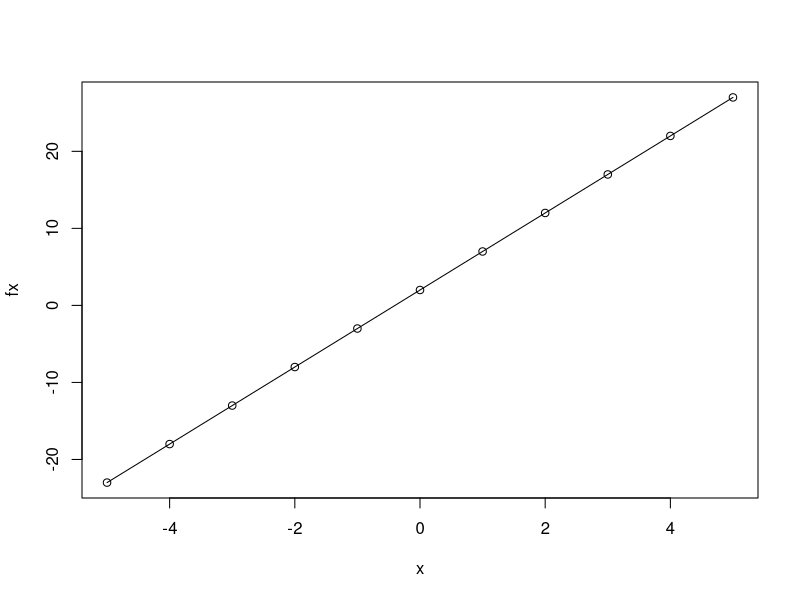
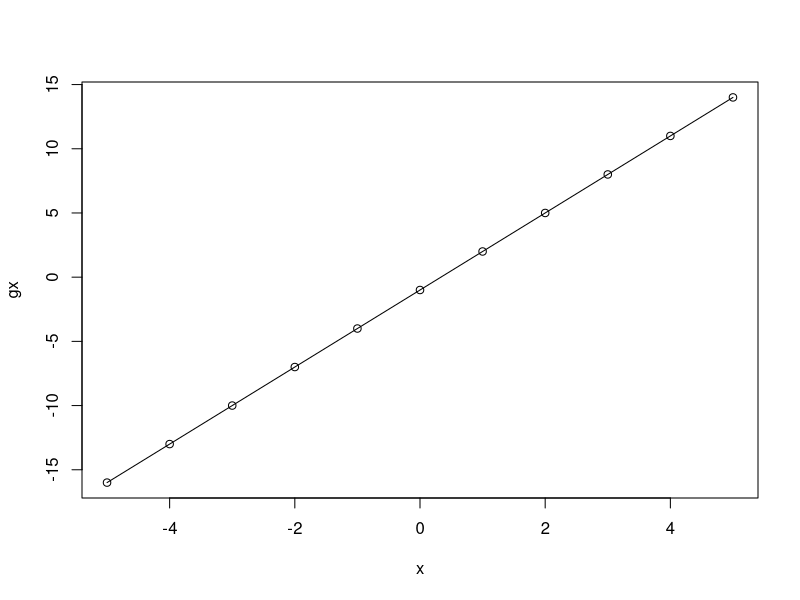
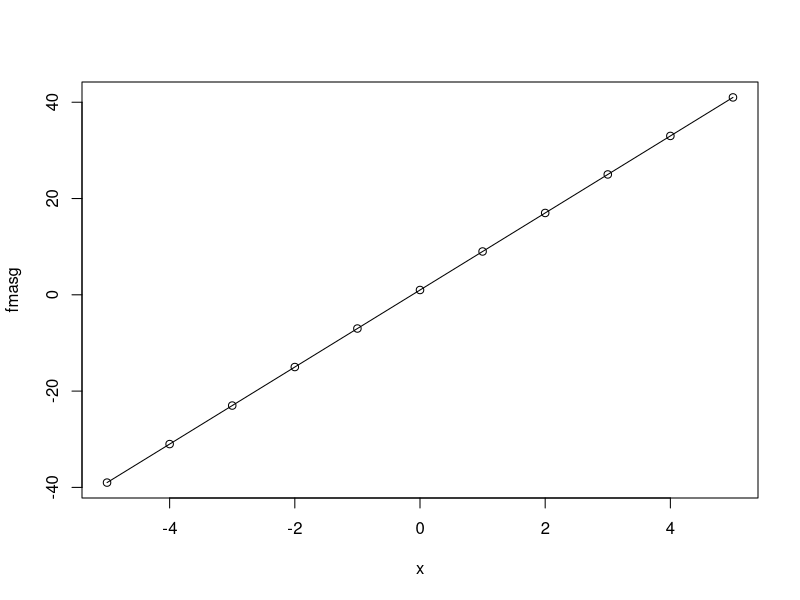
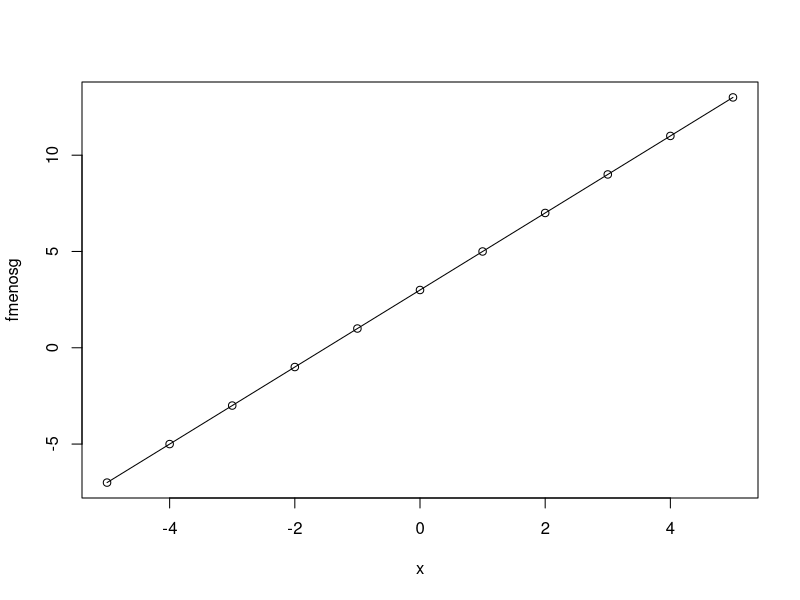
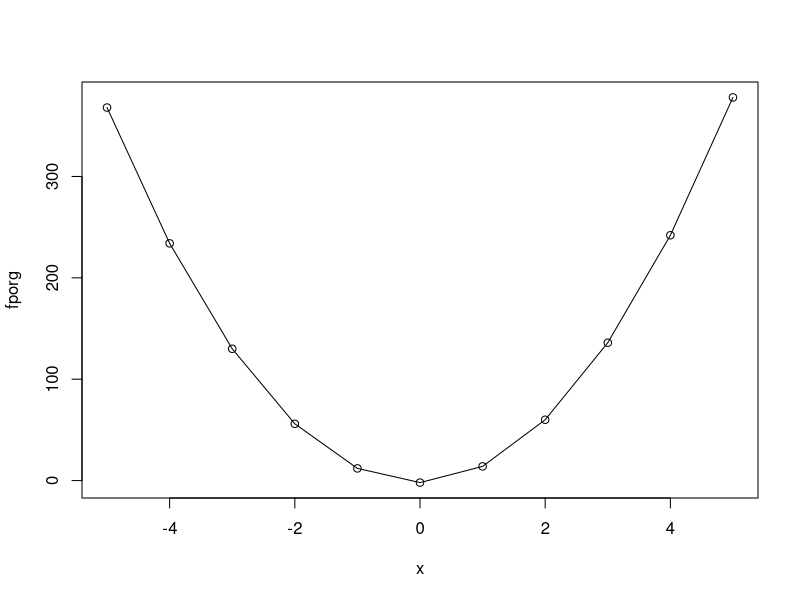
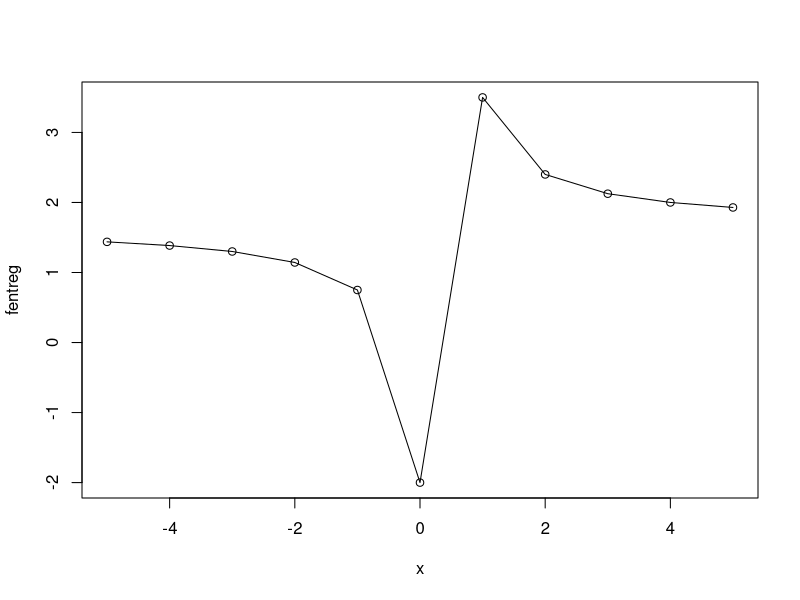
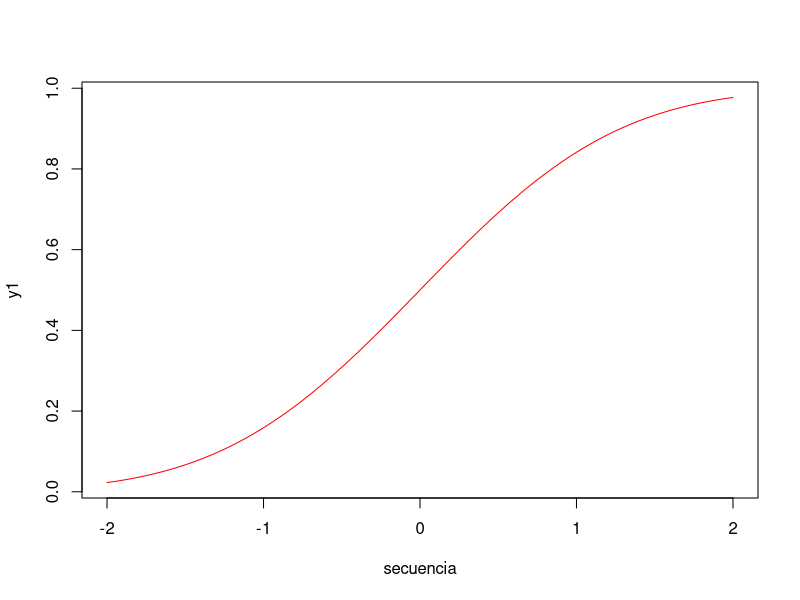
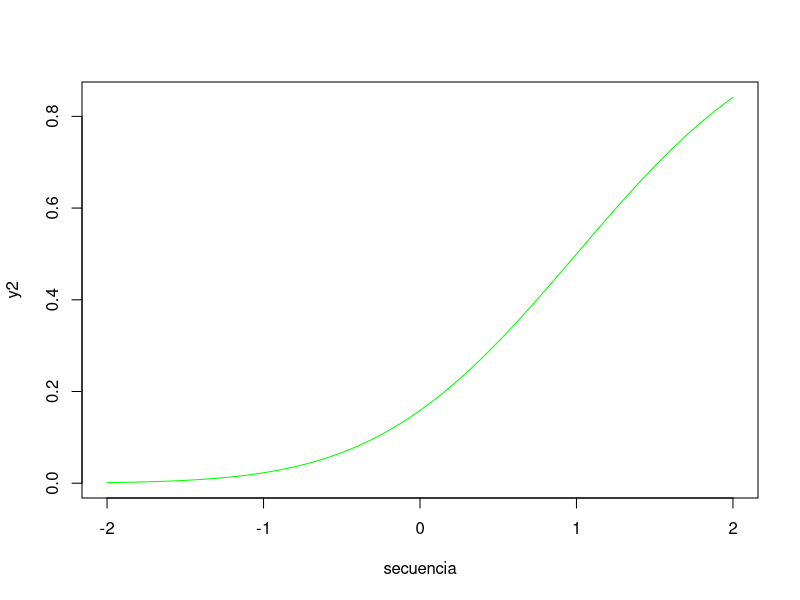

Write R code to recreate these figures, in order. (Note: this script raises an error after producing the figures.)
# UNIVERSIDAD NACIONAL AUTÓNOMA DE MÉXICO
# Facultad de Economía
# Matemáticas I 2020-1
# Profesor: Arturo Mérida Monroy
# Adjunto: Cesar Hernández
# PRÁCTICA 5: OPERACIONES CON FUNCIONES EN R

# Borrar objetos y variables
rm(list=ls())

# Creamos un dominio para nuestras funciones

x<-(-5:5)

# Creamos las funciones f(x) y g(x)

fx<-5*x+2
gx<-3*x-1

fx
gx
plot(x,fx, type="o")
plot(x,gx, type="o")

# Suma

fmasg<-fx+gx

fmasg

plot(x,fmasg, type="o")

# Resta

fmenosg<-fx-gx

fmenosg

plot(x,fmenosg, type="o")

# Multiplicación

fporg<-fx*gx

fporg

plot(x,fporg, type="o")

# División

fentreg<-fx/gx

fentreg

plot(x,fentreg, type="o")

secuencia<- seq(-2, 2, 0.05)
secuencia
y1 <- pnorm(secuencia)
y2 <- pnorm(secuencia, 1, 1)
y1
y2
plot(secuencia, y1, type = "l", col = "red")
plot(secuencia, y2, type = "l", col = "green")

dffx<-data.frame(x,fx)
dfgx<-data.frame(x,gx)

p<-ggplot() + geom_line(data = dffx, aes(x = x, y = fx), color = "blue") +
  geom_line(data = dfgx, aes(x = x, y = gx), color = "red") + xlab("x") +
  ylab("y")
print(p)
